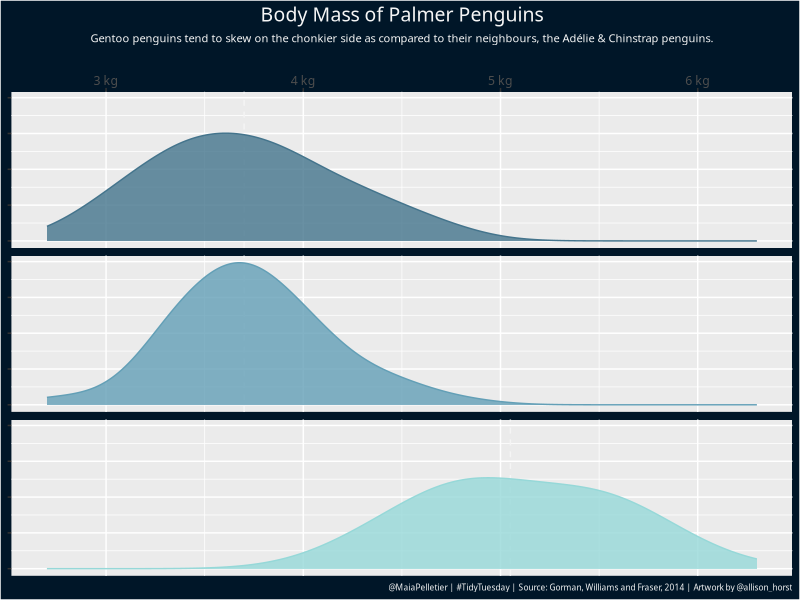

The R source for this figure:
library(dplyr)
library(ggplot2)
#library(cowplot)
#library(mythemes) # My personal themes package
#library(here)


# Set up ------------------------------------------------------------------

# Set my personal theme
#theme_set(theme_maia())

# Load system fonts
#extrafont::loadfonts("win")

# Colour palette inspired by the new Seattle Kraken logo/jersey!
kraken_pal <- c(
  dark = "#001628",
  dark_blue = "#44748c",
  medium_blue = "#639FB6",
  light_blue = "#96D8D8",
  red = "#C8102E",
  off_white = "#F5F5F5"
)

# Read in data
#penguins <- readr::read_csv('https://raw.githubusercontent.com/rfordatascience/tidytuesday/master/data/2020/2020-07-28/penguins.csv')
library(palmerpenguins)
data(penguins)

# Find median mass of each species (too lazy to change the variable name)
mean_body_mass <-
  penguins %>%
  na.omit() %>% 
  group_by(species) %>%
  summarise(mean_mass = median(body_mass_g))


# Plotting ----------------------------------------------------------------

# Construct plot
p <-
  penguins %>% 
  na.omit() %>% 
  ggplot(aes(body_mass_g)) +
  geom_vline(
    data = mean_body_mass, 
    aes(xintercept = mean_mass), 
    color = kraken_pal["off_white"],
    lty = 2
  ) +
  geom_density(
    aes(fill = species, color = species), 
    alpha = 0.8, 
    outline.type = "upper", 
    adjust = 1.5,
    show.legend = F
  ) +
  labs(
    x = NULL,
    y = NULL,
    title = "Body Mass of Palmer Penguins",
    subtitle = "Gentoo penguins tend to skew on the chonkier side as compared to their neighbours, the Adélie & Chinstrap penguins.",
    caption = "@MaiaPelletier | #TidyTuesday | Source: Gorman, Williams and Fraser, 2014 | Artwork by @allison_horst"
  ) +
  facet_wrap(species~., ncol = 1) +
  scale_x_continuous(labels = paste0(3:6, " kg"), position = "top") +
  scale_fill_manual(values = c("#44748c", "#639FB6", "#96D8D8")) +
  scale_color_manual(values = c("#44748c", "#639FB6", "#96D8D8")) +
  theme(
    rect = element_rect(fill = kraken_pal["dark"]),
    text = element_text(color = kraken_pal["off_white"],
                        family = "Lora"),
    plot.title = element_text(hjust = 0.5, size = 14),
    plot.subtitle = element_text(hjust = 0.5, size = 8, margin = margin(0, 0, 20, 0)),
    plot.caption = element_text(size = 6),
    strip.text = element_blank(),
    axis.text.y = element_blank()
  )

p
